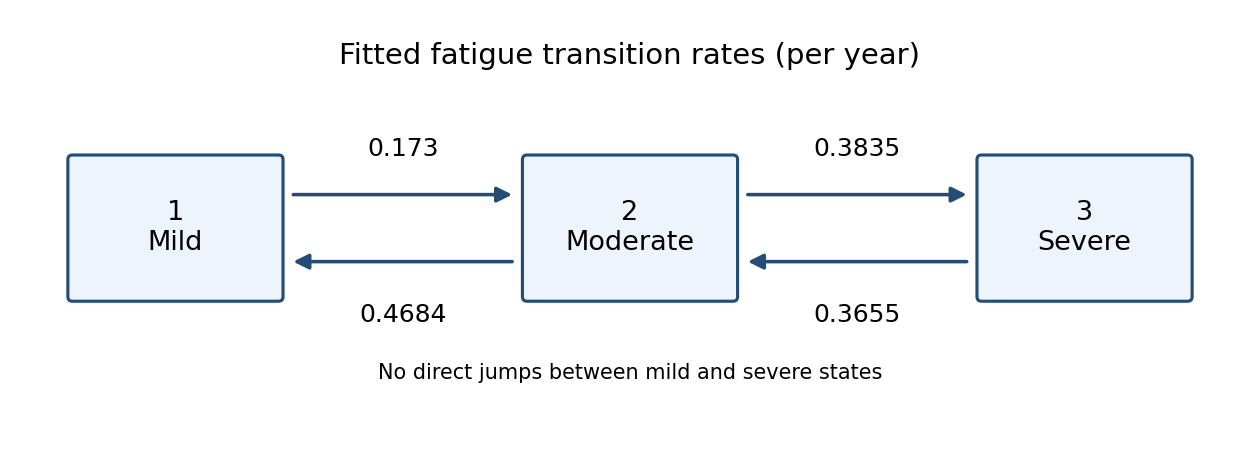

This chart was generated by the following Python code:
"""Draw the fitted fatigue CTMC. Python 3.14; root numpy/matplotlib versions.

Run from the desired output directory with MPLCONFIGDIR supplied by the caller.
Only the PNG basename is written to the current working directory.
"""
from pathlib import Path
import matplotlib
matplotlib.use('Agg')
import matplotlib.pyplot as plt
from matplotlib.patches import FancyArrowPatch, FancyBboxPatch

fig, ax = plt.subplots(figsize=(8.4, 3.0), dpi=150, facecolor='white')
ax.set_facecolor('white')
for x, label in zip([0, 3, 6], ['1\nMild', '2\nModerate', '3\nSevere']):
    ax.add_patch(FancyBboxPatch((x-.68, -.45), 1.36, .90,
                              boxstyle='round,pad=0.03',
                              facecolor='#edf4fb', edgecolor='#234d75', linewidth=1.5))
    ax.text(x, 0, label, ha='center', va='center', fontsize=13)
for left, right, forward, backward in [(0, 3, .173, .4684), (3, 6, .3835, .3655)]:
    for start, end, y, value, label_y in [
        (left+.75, right-.75, .22, forward, .52),
        (right-.75, left+.75, -.22, backward, -.57),
    ]:
        ax.add_patch(FancyArrowPatch((start, y), (end, y), arrowstyle='-|>',
                                    mutation_scale=15, linewidth=1.7, color='#234d75'))
        ax.text((left+right)/2, label_y, f'{value:g}', ha='center', va='center', fontsize=12)
ax.text(3, 1.08, 'Fitted fatigue transition rates (per year)', ha='center', fontsize=14)
ax.text(3, -.99, 'No direct jumps between mild and severe states', ha='center', fontsize=10)
ax.set_xlim(-.95, 6.95)
ax.set_ylim(-1.25, 1.35)
ax.axis('off')
fig.subplots_adjust(left=.025, right=.975, bottom=.07, top=.95)
fig.savefig(Path(__file__).with_suffix('.png').name, facecolor='white', transparent=False)
plt.close(fig)
